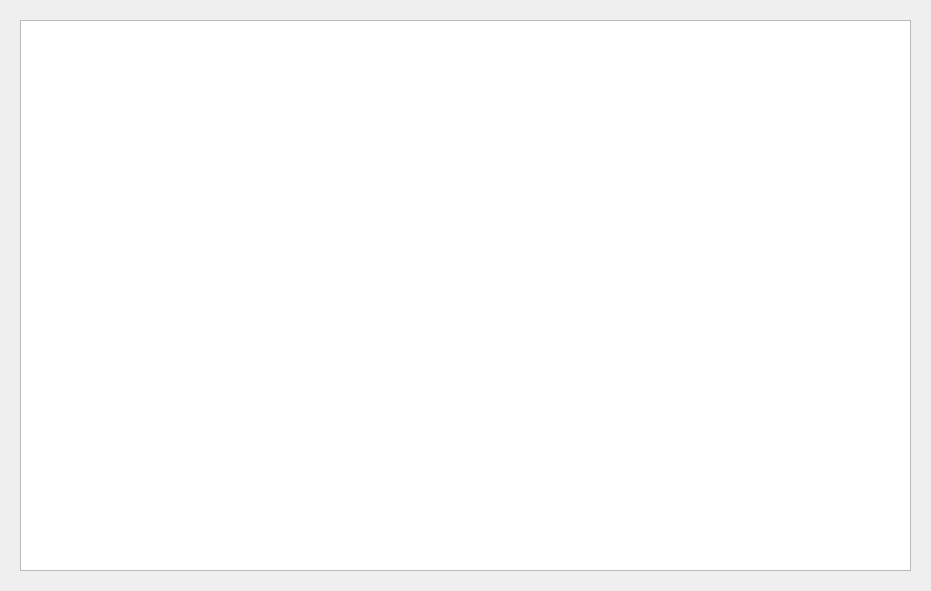
<?xml version="1.0" encoding="UTF-8"?>
<ui version="4.0">
 <class>editClients</class>
 <widget class="QDialog" name="editClients">
  <property name="geometry">
   <rect>
    <x>0</x>
    <y>0</y>
    <width>931</width>
    <height>591</height>
   </rect>
  </property>
  <property name="windowTitle">
   <string>Dialog</string>
  </property>
  <widget class="QTableWidget" name="AccountsTable">
   <property name="geometry">
    <rect>
     <x>20</x>
     <y>20</y>
     <width>891</width>
     <height>551</height>
    </rect>
   </property>
  </widget>
 </widget>
 <resources/>
 <connections/>
</ui>
